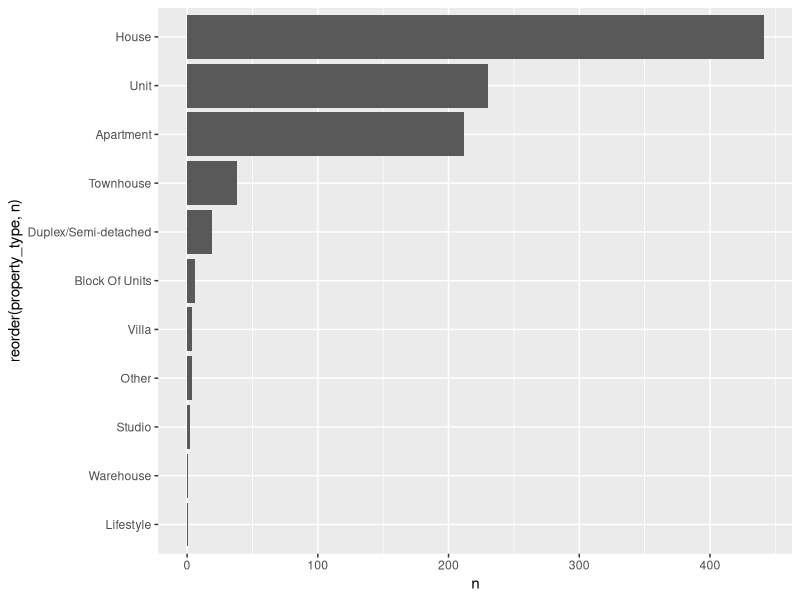
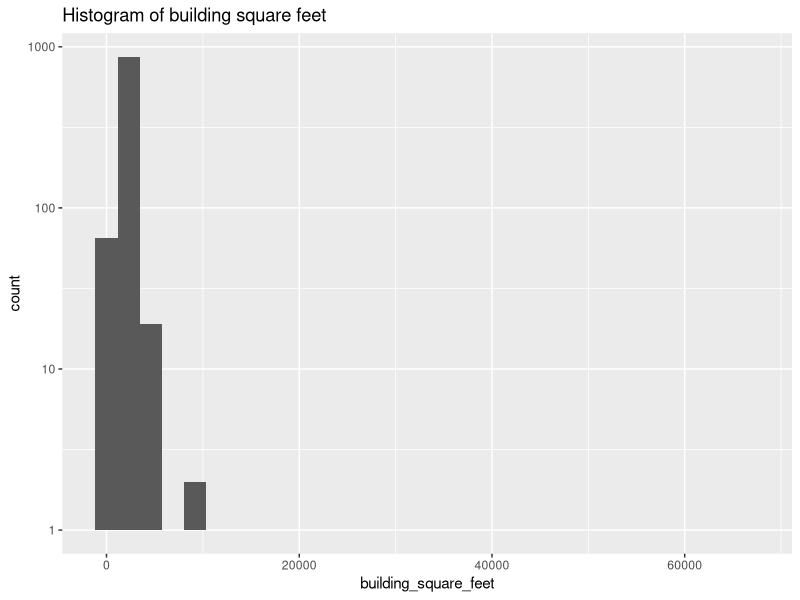
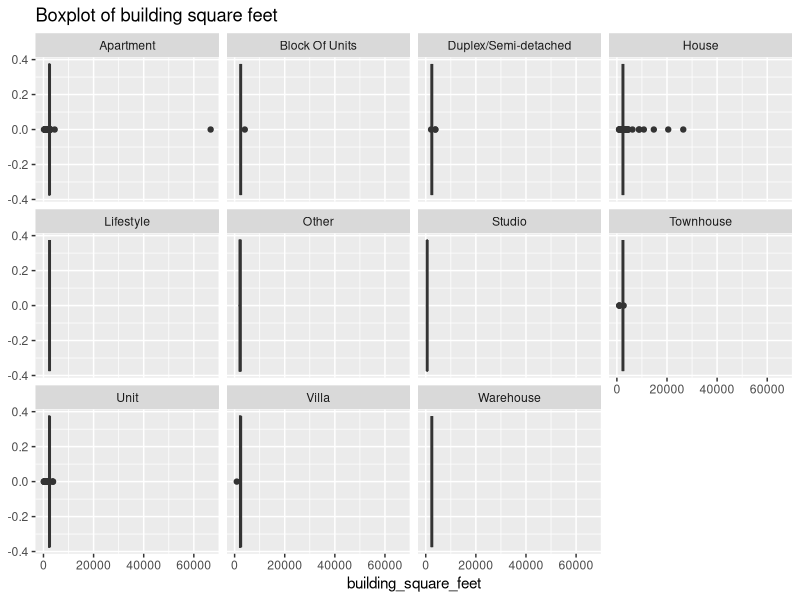
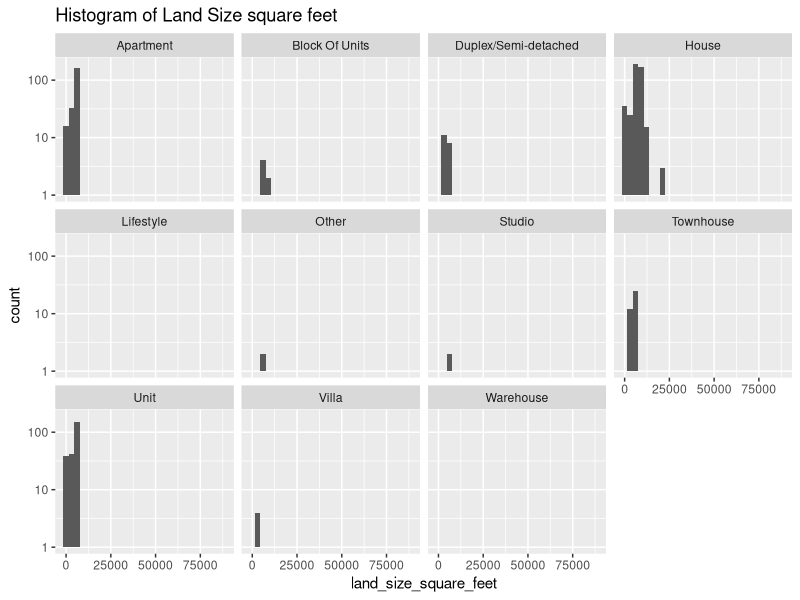
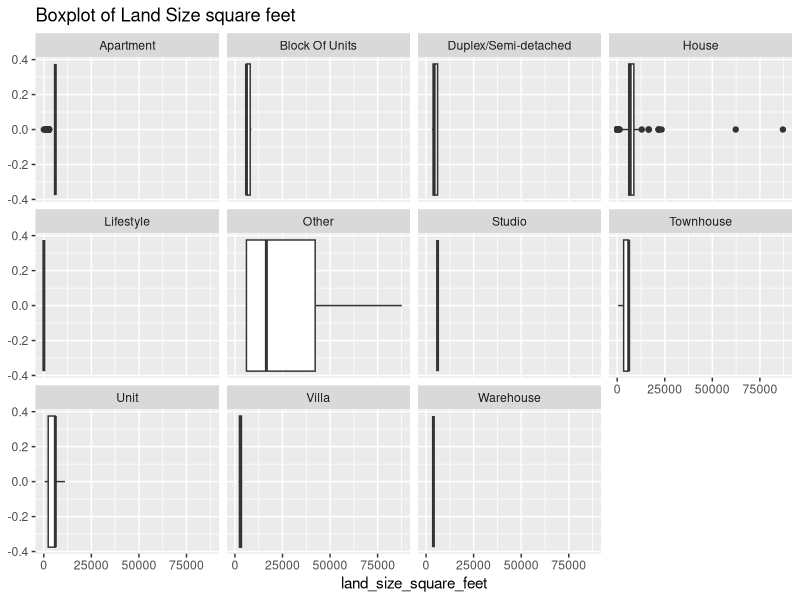
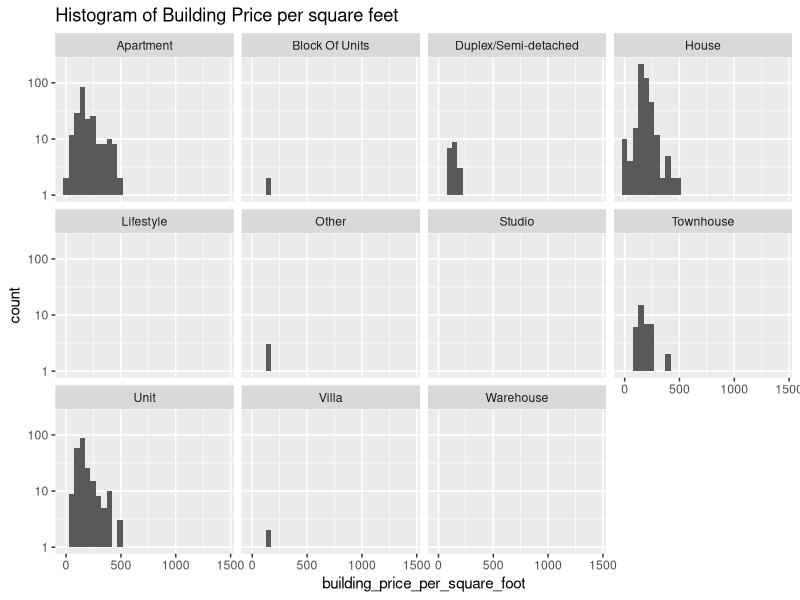
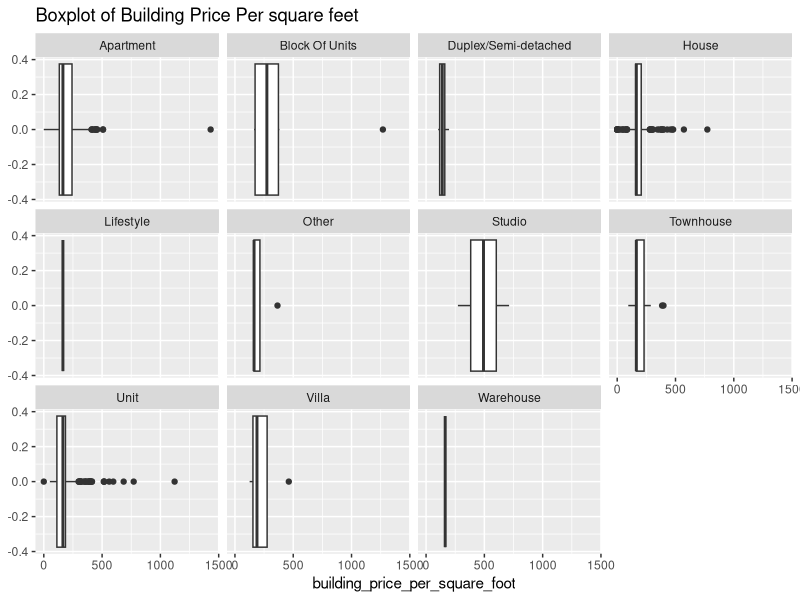
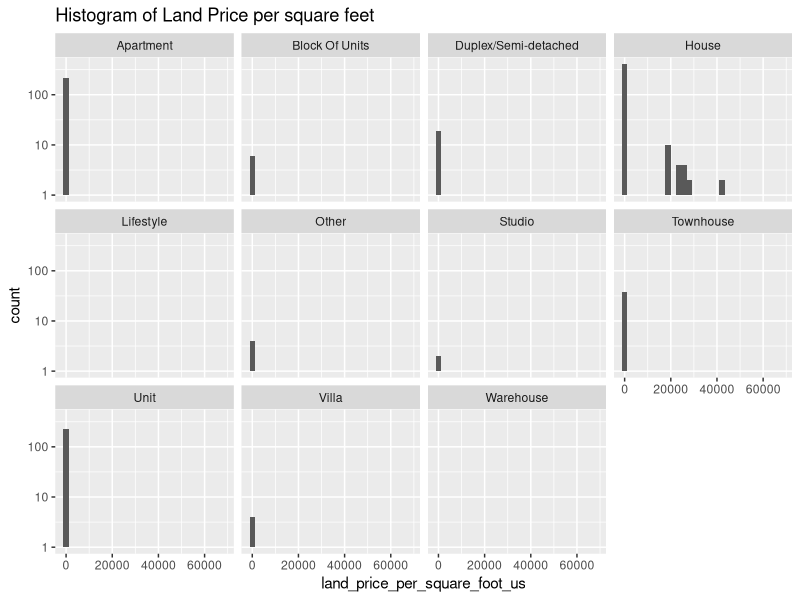

These charts were generated, in order, by the following R code:
## ---- chunk 1
knitr::opts_chunk$set(echo = TRUE)
library(tidyverse)
library(scales)
library(readxl)
## ---- chunk 2
housing <- read_xlsx("cleaning_house.xlsx",sheet = "RealEstateUS")
## ---- chunk 3
housing$building_square_feet <- as.integer(housing$building_square_feet)
housing$land_size_square_feet <- as.integer(housing$land_size_square_feet)
housing$building_price_per_square_foot <- as.integer(housing$building_price_per_square_foot)
housing$land_price_per_square_foot_us <- as.integer(housing$land_price_per_square_foot_us)
## ---- chunk 4
summary(housing)
## ---- chunk 5
housing %>% count(property_type,sort =T) %>% ggplot(aes(x=reorder(property_type,n),y=n)) + geom_col() + coord_flip()
## ---- chunk 6
ggplot(housing) + geom_histogram(aes(x=building_square_feet),bin =20) +
  labs(title="Histogram of building square feet") +
  scale_y_log10() 
## ---- chunk 7
ggplot(housing) + geom_boxplot(aes(x=building_square_feet)) +
  labs(title="Boxplot of building square feet") + facet_wrap(~property_type)
## ---- chunk 8
ggplot(housing) + geom_histogram(aes(x=land_size_square_feet)) +
  labs(title="Histogram of Land Size square feet") +
  scale_y_log10() + facet_wrap(~property_type)
## ---- chunk 9
ggplot(housing) + geom_boxplot(aes(x=land_size_square_feet)) +
  labs(title="Boxplot of Land Size square feet") +  facet_wrap(~property_type)
## ---- chunk 10
ggplot(housing) + geom_histogram(aes(x=building_price_per_square_foot)) +
  labs(title="Histogram of Building Price per square feet") +
  scale_y_log10() + facet_wrap(~property_type)
## ---- chunk 11
ggplot(housing) + geom_boxplot(aes(x=building_price_per_square_foot)) +
  labs(title="Boxplot of Building Price Per square feet") +  facet_wrap(~property_type)
## ---- chunk 12
ggplot(housing) + geom_histogram(aes(x=land_price_per_square_foot_us)) +
  labs(title="Histogram of Land Price per square feet") +
  scale_y_log10() + facet_wrap(~property_type)
## ---- chunk 13
ggplot(housing) + geom_boxplot(aes(x=land_price_per_square_foot_us)) +
  labs(title="Boxplot of Land Price Per square feet") +  facet_wrap(~property_type)
## ---- chunk 14
ggplot(housing) + geom_point(aes(y=building_square_feet,x=price_usd)) +
   scale_y_log10(labels = comma) + scale_x_continuous(labels = comma)
## ---- chunk 15
ggplot(housing) + geom_point(aes(y=land_size_square_feet,x=price_usd)) +
   scale_y_log10(labels = comma) + scale_x_continuous(labels = comma)
## ---- chunk 16
ggplot(housing) + geom_point(aes(x=building_square_feet,y=building_price_per_square_foot)) +
   scale_y_log10(labels = comma) + scale_x_continuous(labels = comma)
## ---- chunk 17
ggplot(housing) + geom_point(aes(x=land_size_square_feet,y=land_price_per_square_foot_us)) +
  scale_y_log10(labels = comma) + scale_x_continuous(labels = comma)
